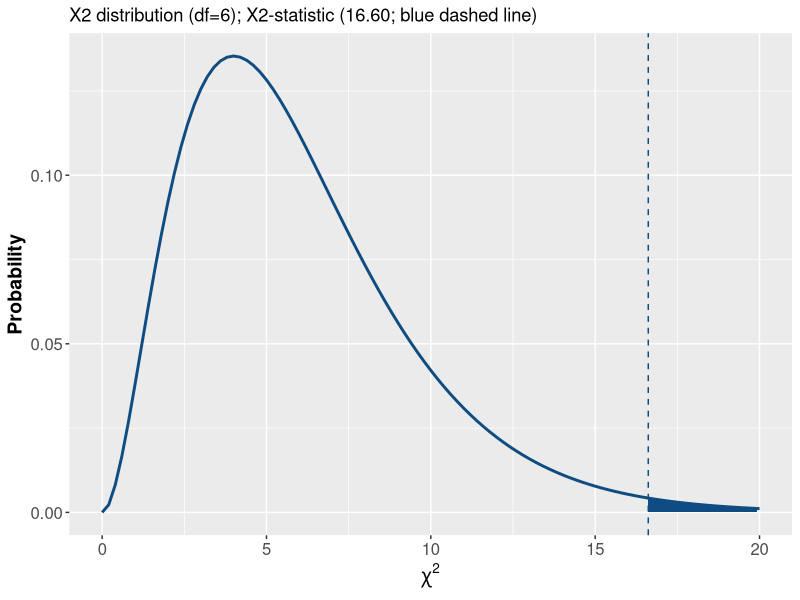
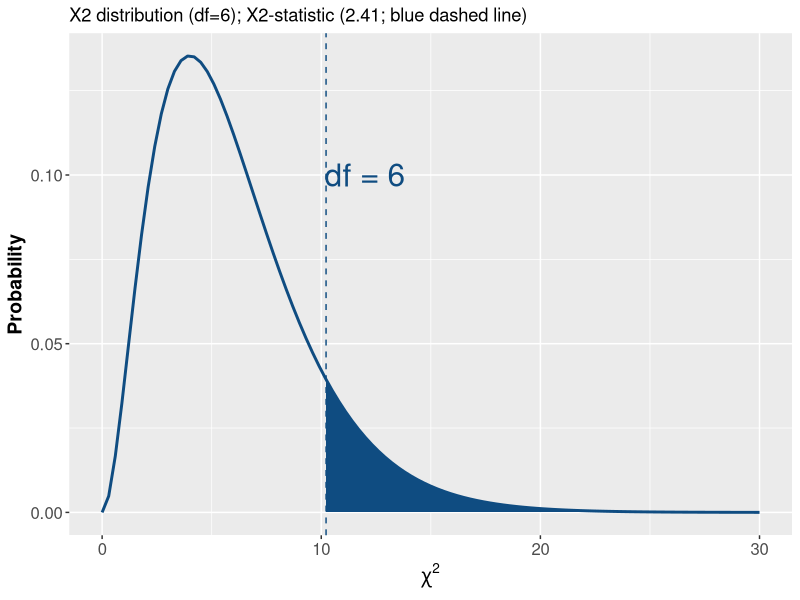

The R source for these figures, in order:
## ---- chunk 1
#| message: false
#| warning: false

library(tidyverse)
library(kableExtra)
## ---- chunk 2
flowerDat <- tibble(Day=as.factor(c('Monday', 'Tuesday', 'Wednesday', 'Thursday', 'Friday', 'Saturday', 'Sunday')),
                    Orders = c(54, 39, 44, 47, 68, 72, 53))

head(flowerDat)
## ---- chunk 3
glimpse(flowerDat)
## ---- chunk 4
str(flowerDat)
## ---- chunk 5
#| echo: false

chi_gof_tab <- flowerDat |>  
  mutate(
    expected = sum(Orders)*(1/7)) |> #step 1
  mutate(
    diff = (Orders - expected), #step 2
    sq_diff = (Orders - expected)^2, #step 3
    std_sq_diff = (sq_diff/expected)) 
## ---- chunk 6
flowerDat |>  
  mutate(
    expected = sum(Orders)*(1/7)) |> #step 1
  mutate(
    diff = (Orders - expected), #step 2
    sq_diff = (Orders - expected)^2, #step 3
    std_sq_diff = (sq_diff/expected)) |> #step 4
  kable(digits = 2) |>
  kable_styling(full_width = FALSE)
## ---- chunk 7
#| echo: true

pchisq(16.6, 
       df = 6, 
       lower.tail = FALSE)
## ---- chunk 8
#| echo: false

GOFplot <- ggplot(data.frame(x = c(0, 20)), aes(x = x)) +
  stat_function(fun = dchisq, args = list(df = 6), colour = "#0F4C81", size = 1) +
  labs(x=expression(chi^{2}), y = 'Probability', title = 'df = 6') +
  theme(axis.text = element_text(size = 12), axis.title = element_text(size = 14, face = 'bold'))

testDat <- seq(sum(chi_gof_tab$std_sq_diff), 20, by = .1)
dTest <- dchisq(testDat, df = 6)
testDat <- data.frame(vals=testDat, prob=dTest)

GOFplot + geom_area(data = testDat, aes(x=vals,y=prob), fill = "#0F4C81") +
  geom_vline(xintercept=sum(chi_gof_tab$std_sq_diff), linetype = 'dashed', color = "#0F4C81") + 
      ggtitle("X2 distribution (df=6); X2-statistic (16.60; blue dashed line)")
## ---- chunk 9
seasonDat <- tibble(Season=as.factor(rep(c('Spring', 'Summer', 'Autumn', 'Winter'), times=c(603, 592, 551, 602))), 
                    Flowers=as.factor(c(rep('Roses', 232), rep('Tulips', 185), rep('Lilies', 186), rep('Roses', 228),
                              rep('Tulips', 192), rep('Lilies', 172), rep('Roses', 219), rep('Tulips', 164),
                              rep('Lilies', 168), rep('Roses', 246), rep('Tulips', 173), rep('Lilies', 183))))

head(seasonDat)
## ---- chunk 10
glimpse(seasonDat)
## ---- chunk 11
str(seasonDat)
## ---- chunk 12
obs <- seasonDat |>
  table()

obs |> 
  kable(caption = "Observed Counts",digits = 2) |>
  kable_styling(full_width = FALSE)
## ---- chunk 13
cont <- seasonDat |>
  table() |>
  addmargins()

cont |>
  kable(caption = "Contingency Table",digits = 2) |>
  kable_styling(full_width = FALSE)  
## ---- chunk 14
exp <- rowSums(obs) %o%
  colSums(obs)/sum(obs)

exp |> 
  kable(caption = "Expected Counts", digits = 2) |>
  kable_styling(full_width = FALSE)
## ---- chunk 15
diff <- obs - exp

diff |> 
  kable(caption = "Difference", digits = 2) |>
  kable_styling(full_width = FALSE)
## ---- chunk 16
sq_diff <- diff^2

sq_diff |> 
  kable(caption = "Squared Difference", digits = 2) |>
  kable_styling(full_width = FALSE)
## ---- chunk 17
std_sq_diff <- sq_diff/exp

std_sq_diff |> 
  kable(caption = "Squared Difference over Expected", digits = 2) |>
  kable_styling(full_width = FALSE)
## ---- chunk 18
#| echo: true

pchisq(2.41, 
       df = 6, 
       lower.tail = FALSE)
## ---- chunk 19
#| echo: false

ObsVals <- table(seasonDat$Season, seasonDat$Flowers)
flowerCols <- c('Lilies', 'Roses', 'Tulips')

exVals <- tibble(Seasons=as.factor(c('Spring', 'Summer', 'Autumn', 'Winter')),
                 Lilies=c(length(which(seasonDat$Season=='Spring'))*length(which(seasonDat$Flowers=='Lilies'))/nrow(seasonDat),
                          length(which(seasonDat$Season=='Summer'))*length(which(seasonDat$Flowers=='Lilies'))/nrow(seasonDat),
                          length(which(seasonDat$Season=='Autumn'))*length(which(seasonDat$Flowers=='Lilies'))/nrow(seasonDat),
                          length(which(seasonDat$Season=='Winter'))*length(which(seasonDat$Flowers=='Lilies'))/nrow(seasonDat)),
                 Roses=c(length(which(seasonDat$Season=='Spring'))*length(which(seasonDat$Flowers=='Roses'))/nrow(seasonDat),
                          length(which(seasonDat$Season=='Summer'))*length(which(seasonDat$Flowers=='Roses'))/nrow(seasonDat),
                          length(which(seasonDat$Season=='Autumn'))*length(which(seasonDat$Flowers=='Roses'))/nrow(seasonDat),
                          length(which(seasonDat$Season=='Winter'))*length(which(seasonDat$Flowers=='Roses'))/nrow(seasonDat)),
                 Tulips=c(length(which(seasonDat$Season=='Spring'))*length(which(seasonDat$Flowers=='Tulips'))/nrow(seasonDat),
                          length(which(seasonDat$Season=='Summer'))*length(which(seasonDat$Flowers=='Tulips'))/nrow(seasonDat),
                          length(which(seasonDat$Season=='Autumn'))*length(which(seasonDat$Flowers=='Tulips'))/nrow(seasonDat),
                          length(which(seasonDat$Season=='Winter'))*length(which(seasonDat$Flowers=='Tulips'))/nrow(seasonDat)))

DiffTab <- tibble(Seasons=as.factor(c('Spring', 'Summer', 'Autumn', 'Winter')),
                  Lilies=ObsVals[,'Lilies']-exVals$Lilies,
                  Roses=ObsVals[,'Roses']-exVals$Roses,
                  Tulips=ObsVals[,'Tulips']-exVals$Tulips)

sqTab <- DiffTab
sqTab[,flowerCols] <- sqTab[,flowerCols]^2
divTab <- sqTab
divTab[,flowerCols] <- divTab[,flowerCols]/exVals[,flowerCols]

TOIplot <- ggplot(data.frame(x = c(0, 30)), aes(x = x)) +
  stat_function(fun = dchisq, args = list(df = 6), colour = "#0F4C81", size = 1) +
  labs(x=expression(chi^{2}), y = 'Probability') +
  annotate(geom = 'text', x = 12, y = 0.1, label = 'df = 6', colour = "#0F4C81", size = 8) +
  theme(axis.text = element_text(size = 12), axis.title = element_text(size = 14, face = 'bold'))

testDat2 <- seq(sum(divTab[flowerCols]), 30, by = .1)
dTest2 <- dchisq(testDat2, df = 6)
testDat2 <- data.frame(vals=testDat2, prob=dTest2)

TOIplot + geom_area(data = testDat2, aes(x=vals,y=prob), fill = "#0F4C81") +
  geom_vline(xintercept=sum(divTab[flowerCols]), linetype = 'dashed', color = "#0F4C81") + 
  ggtitle("X2 distribution (df=6); X2-statistic (2.41; blue dashed line)")
